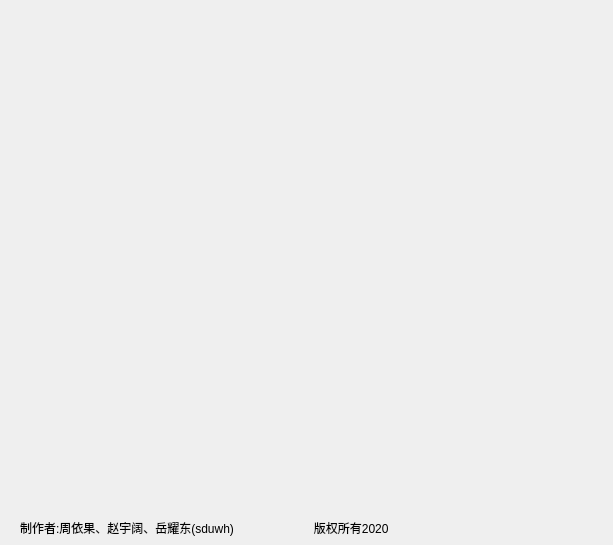
<?xml version="1.0" encoding="UTF-8"?>
<ui version="4.0">
 <class>stuwidget</class>
 <widget class="QDialog" name="stuwidget">
  <property name="geometry">
   <rect>
    <x>0</x>
    <y>0</y>
    <width>613</width>
    <height>545</height>
   </rect>
  </property>
  <property name="windowTitle">
   <string>Dialog</string>
  </property>
  <widget class="QLabel" name="label">
   <property name="geometry">
    <rect>
     <x>20</x>
     <y>520</y>
     <width>561</width>
     <height>16</height>
    </rect>
   </property>
   <property name="text">
    <string>制作者:周依果、赵宇阔、岳耀东(sduwh)                        版权所有2020</string>
   </property>
  </widget>
 </widget>
 <resources/>
 <connections/>
</ui>
